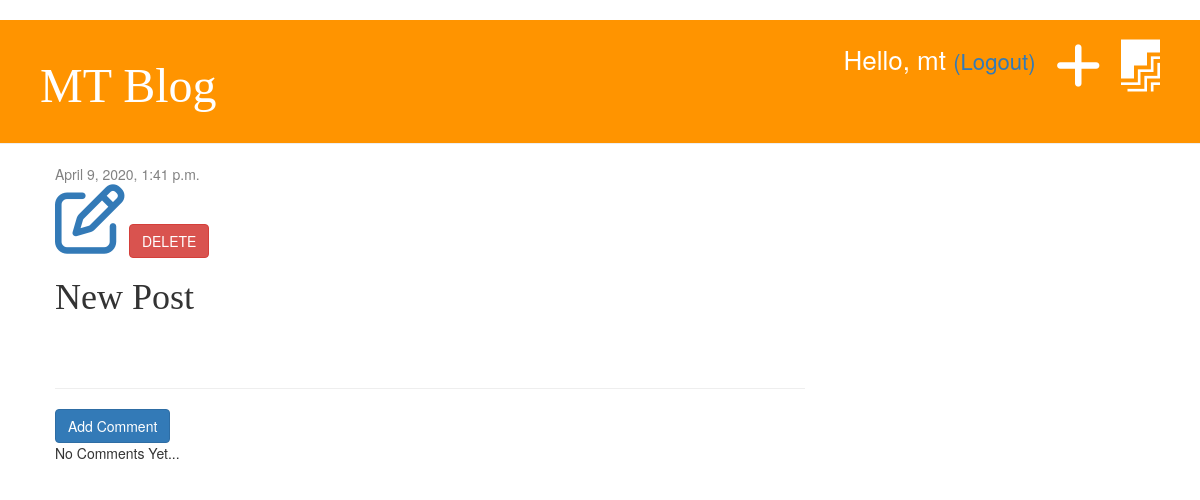
The app's page /post/11/ (signed in), older data.
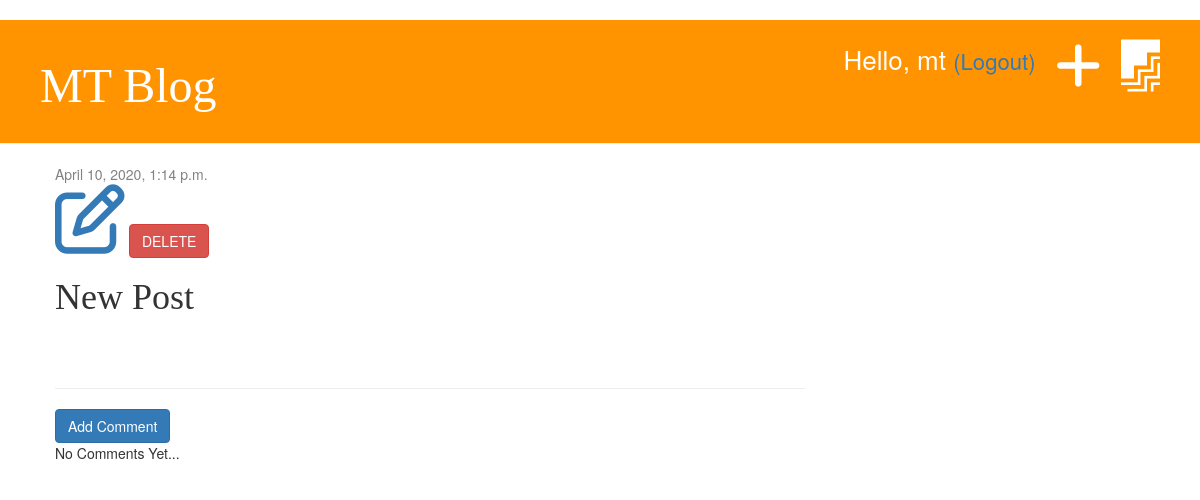
The same page, newer data.
### blog/models.py (models this page shows, shortened)
class Post(models.Model):
    author = models.ForeignKey('auth.User', on_delete=models.CASCADE)
    title = models.CharField(max_length=200)
    text = models.TextField()
    created_date = models.DateTimeField(default=timezone.now)
    published_date = models.DateTimeField(blank=True, null=True)

### blog/views.py (the view)
# urls.py: path('post/<int:pk>/', views.post_detail, name='post_detail'),
def post_detail(request, pk):
    post = get_object_or_404(Post, pk=pk)
    stuff_for_frontend = {'post': post}
    return render(request, 'blog/post_detail.html', stuff_for_frontend)

### blog/templatetags/markdownify.py (called while the page is built)
@register.filter
def markdown(value):
    renderer = HighlightRenderer()
    markdown = mistune.Markdown(renderer=renderer)
    return markdown(value)

### blog/templates/blog/post_detail.html (shortened to what this page needs)
{% extends 'blog/base.html' %}
{% load markdownify %}
{% block content %}
<div class="post">
    {% if post.published_date %}
    <div class="date">
        {{post.published_date}}
    </div>
    {% else %}
        <a href="{% url 'post_publish' pk=post.pk %}" class="btn btn-primary">PUBLISH</a>
    {% endif %}
    {% if user.is_authenticated %}
        <a href="{% url 'post_edit' pk=post.pk %}"><i class="far fa-edit fa-5x"></i></a>
    {% endif %}
        <a href="{%url 'post_delete' pk=post.pk %}" class="btn btn-danger" onclick="return confirm('Are you sure you want to delete this post?')">DELETE</a>
    <h1>{{post.title}}</h1>
</div>
<hr />
<a href="{% url 'add_comment_to_post' pk=post.pk %}" class="btn btn-primary">Add Comment</a>
    {% for comment in post.comments.all %}
        {% if user.is_authenticated or comment.approved %}
            {% if not comment.approved and user.is_superuser %}
                <a href="{% url 'comment_approve' pk=comment.pk %} ">APPROVE</a>
                <a href="{% url 'comment_remove' pk=comment.pk %}" class="btn btn-danger">Delete</a>
            {% endif %}
        <p><strong>{{ comment.author }}</strong></p>
        <p>{{ comment.text | markdown | safe }},  {{ comment.created_date }}</p>
        {% endif %}
    {% empty %}
        <p>No Comments Yet...</p>
    {% endfor %}
{% endblock %}

Row changes from the older to the newer data that the page shows:
changed Post "New Post": published_date "April 9, 2020, 1:41 p.m." → "April 10, 2020, 1:14 p.m."
